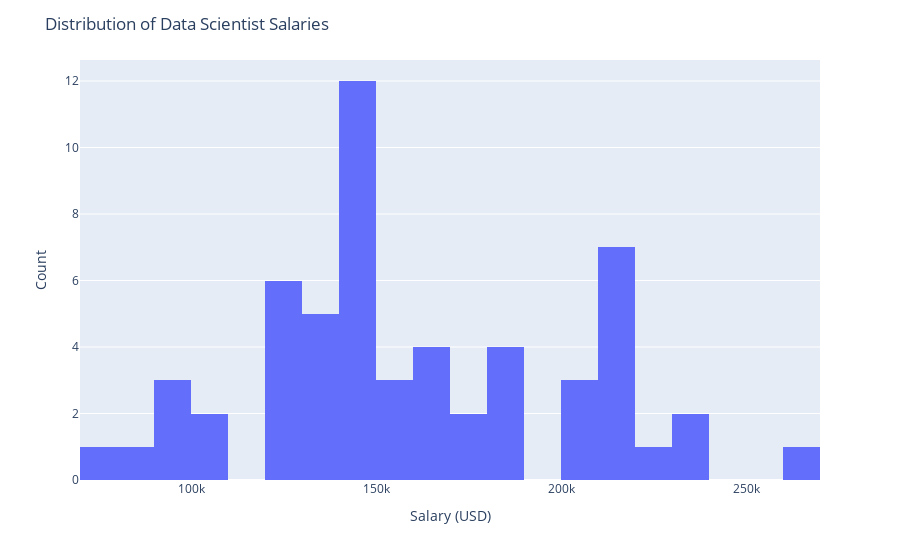

Write notebook code for a chart like this one.
### Markdown cell above
### Visualize a histogram of 2022 US Data Scientist Salaries

### Code cell
# Create a histogram using
fig = px.histogram(USDS2022, x="salary_in_usd", nbins=20)

#Update layout features
fig.update_layout(
    title="Distribution of Data Scientist Salaries",
    xaxis_title="Salary (USD)",
    yaxis_title="Count",
    legend_title="Experience Level",
)

# Display the figure
fig.show()

### Figure 1 — Plotly figure (JSON) as saved in the notebook; plotly's stock layout.template omitted (floating-point values rounded to 4 significant figures)
{"data": [{"alignmentgroup": "True", "bingroup": "x", "hovertemplate": "salary_in_usd=%{x}<br>count=%{y}<extra></extra>", "legendgroup": "", "marker": {"color": "#636efa", "pattern": {"shape": ""}}, "name": "", "nbinsx": 20, "offsetgroup": "", "orientation": "v", "showlegend": false, "type": "histogram", "x": [130000, 90000, 136620, 99360, 146000, 123000, 165220, 120160, 180000, 120000, 95550, 167000, 123000, 150000, 211500, 138600, 170000, 123000, 215300, 158200, 180000, 260000, 180000, 80000, 140400, 215300, 104890, 140000, 220000, 140000, 185100, 200000, 120000, 230000, 165000, 135000, 78000, 141300, 102100, 205300, 140400, 176000, 144000, 205300, 140400, 140000, 210000, 140000, 210000, 140000, 210000, 140000, 230000, 150000, 210000, 160000, 130000], "xaxis": "x", "yaxis": "y"}], "layout": {"barmode": "relative", "legend": {"title": {"text": "Experience Level"}, "tracegroupgap": 0}, "margin": {"t": 60}, "title": {"text": "Distribution of Data Scientist Salaries"}, "xaxis": {"anchor": "y", "domain": [0, 1], "title": {"text": "Salary (USD)"}}, "yaxis": {"anchor": "x", "domain": [0, 1], "title": {"text": "Count"}}}}
